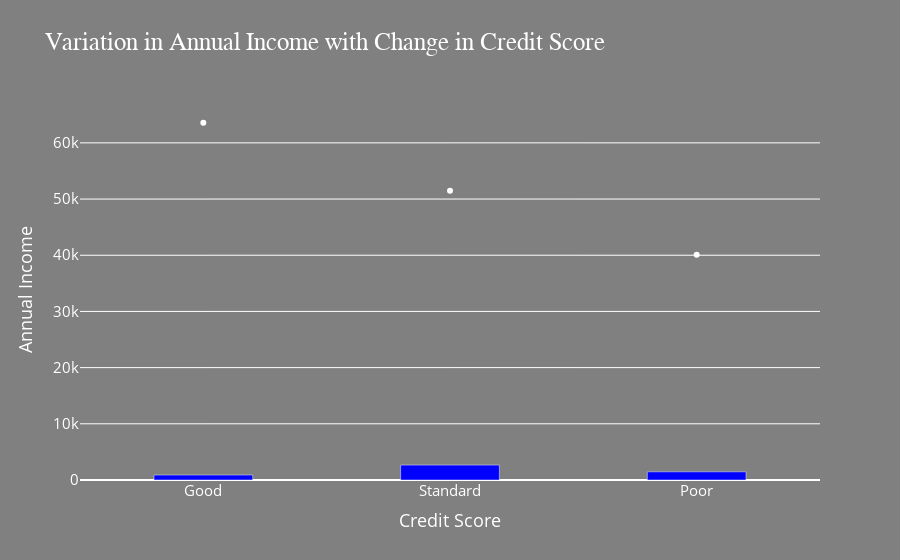

Notebook cell for this chart:
### Code cell
credit = {
    'Good' : credit_good.Annual_Income.mean(),
    'Standard' : credit_std.Annual_Income.mean(),
    'Poor' : credit_poor.Annual_Income.mean()
}

count = {
    'Good' : credit_good.Annual_Income.count(),
    'Standard' : credit_std.Annual_Income.count(),
    'Poor' : credit_poor.Annual_Income.count()
}

fig = px.bar(x=list(count.keys()), y=list(count.values()), labels={'x': 'Credit Score', 'y': 'Annual Income'}, title='Variation in Annual Income with Change in Credit Score')
fig.update_traces(marker_color='blue', width=0.4)

fig.add_trace(px.scatter(x=list(credit.keys()), y=list(credit.values()),color_discrete_sequence=['white'] ,labels={'x': 'Credit Score', 'y': 'User'}).data[0])
fig.update_xaxes(type='category')  

fig.update_layout(
    plot_bgcolor='gray', paper_bgcolor='gray',
                        title_font=dict(size=25, color='white', family="Muli, sans-serif"),
    font=dict(color='white',size=15)
)

fig.show()

### Figure 1 — Plotly figure (JSON) as saved in the notebook; plotly's stock layout.template omitted (floating-point values rounded to 4 significant figures)
{"data": [{"alignmentgroup": "True", "hovertemplate": "Credit Score=%{x}<br>Annual Income=%{y}<extra></extra>", "legendgroup": "", "marker": {"color": "blue", "pattern": {"shape": ""}}, "name": "", "offsetgroup": "", "orientation": "v", "showlegend": false, "textposition": "auto", "type": "bar", "width": 0.4, "x": ["Good", "Standard", "Poor"], "xaxis": "x", "y": [884, 2655, 1460], "yaxis": "y"}, {"hovertemplate": "Credit Score=%{x}<br>User=%{y}<extra></extra>", "legendgroup": "", "marker": {"color": "white", "symbol": "circle"}, "mode": "markers", "name": "", "orientation": "v", "showlegend": false, "type": "scatter", "x": ["Good", "Standard", "Poor"], "xaxis": "x", "y": [63580.0, 51500.0, 40090.0], "yaxis": "y"}], "layout": {"barmode": "relative", "font": {"color": "white", "size": 15}, "legend": {"tracegroupgap": 0}, "paper_bgcolor": "gray", "plot_bgcolor": "gray", "title": {"font": {"color": "white", "family": "Muli, sans-serif", "size": 25}, "text": "Variation in Annual Income with Change in Credit Score"}, "xaxis": {"anchor": "y", "domain": [0, 1], "title": {"text": "Credit Score"}, "type": "category"}, "yaxis": {"anchor": "x", "domain": [0, 1], "title": {"text": "Annual Income"}}}}
